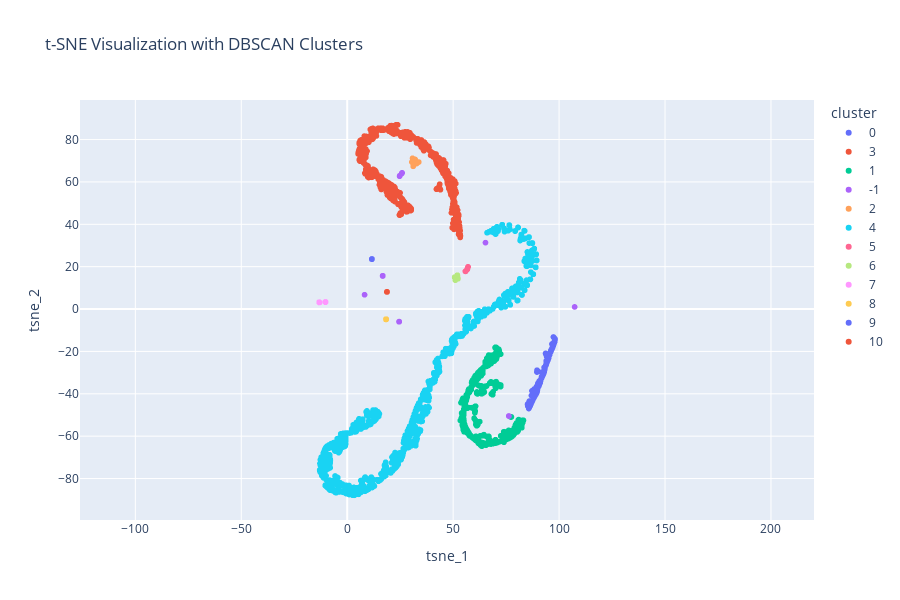

The notebook cell saved with this chart:
### Markdown cell above
## Section 4: Enhancing Clustering with DBSCAN

After mapping the website visitors' behaviors into a visual and understandable format using t-SNE, we further refine our analysis by applying DBSCAN (Density-Based Spatial Clustering of Applications with Noise). This clustering technique is particularly effective for identifying high-density clusters and distinguishing outliers, providing a nuanced understanding of visitor groupings.

### Why DBSCAN?

DBSCAN stands apart due to its ability to form clusters based on density, making it adept at handling:
- **Variably shaped clusters**: Unlike k-means, DBSCAN does not assume clusters to be spherical.
- **Noise and outliers**: DBSCAN can identify and separate outliers from core clusters.

By integrating DBSCAN with our t-SNE results, we aim to:
- **Identify core clusters** of similar visitor behaviors.
- **Detect outliers** that do not fit into any primary cluster.
- **Understand the spatial distribution** of clusters and outliers in the 2D t-SNE space.

This step is crucial for our clustering analysis, offering a comprehensive view of visitor behaviors and interactions on the website.

### Code cell
from sklearn.cluster import DBSCAN

# Create DBSCAN instance with customized parameters
dbscan = DBSCAN(eps=4.0, min_samples=20)

# Fit DBSCAN to the t-SNE results
dbscan.fit(df_tsne)

# Add the cluster labels to the original DataFrame
df['cluster'] = dbscan.labels_

# Convert the 'cluster' column to a categorical type for better visualization
df['cluster'] = df['cluster'].astype('category')
df = pd.concat([df, df_tsne], axis=1)

import plotly.express as px

# Create the scatter plot with DBSCAN clusters
fig = px.scatter(df, x='tsne_1', y='tsne_2', color='cluster', title='t-SNE Visualization with DBSCAN Clusters')

# Ensure equal aspect ratio for accurate representation
fig.update_xaxes(scaleanchor="y", scaleratio=1)
fig.update_yaxes(scaleanchor="x", scaleratio=1)

# Adjust the layout for clarity
fig.update_layout(height=600)

# Display the plot
fig.show()

### Figure 1 — Plotly figure (JSON) as saved in the notebook; plotly's stock layout.template omitted (floating-point values rounded to 4 significant figures; data arrays with more than 128 entries replaced by an {"elided": "..."} marker saying what was removed)
{"data": [{"hovertemplate": "cluster=0<br>tsne_1=%{x}<br>tsne_2=%{y}<extra></extra>", "legendgroup": "0", "marker": {"color": "#636efa", "symbol": "circle"}, "mode": "markers", "name": "0", "showlegend": true, "type": "scattergl", "x": {"elided": "236 float values"}, "xaxis": "x", "y": {"elided": "236 float values"}, "yaxis": "y"}, {"hovertemplate": "cluster=3<br>tsne_1=%{x}<br>tsne_2=%{y}<extra></extra>", "legendgroup": "3", "marker": {"color": "#EF553B", "symbol": "circle"}, "mode": "markers", "name": "3", "showlegend": true, "type": "scattergl", "x": {"elided": "956 float values"}, "xaxis": "x", "y": {"elided": "956 float values"}, "yaxis": "y"}, {"hovertemplate": "cluster=1<br>tsne_1=%{x}<br>tsne_2=%{y}<extra></extra>", "legendgroup": "1", "marker": {"color": "#00cc96", "symbol": "circle"}, "mode": "markers", "name": "1", "showlegend": true, "type": "scattergl", "x": {"elided": "662 float values"}, "xaxis": "x", "y": {"elided": "662 float values"}, "yaxis": "y"}, {"hovertemplate": "cluster=-1<br>tsne_1=%{x}<br>tsne_2=%{y}<extra></extra>", "legendgroup": "-1", "marker": {"color": "#ab63fa", "symbol": "circle"}, "mode": "markers", "name": "-1", "showlegend": true, "type": "scattergl", "x": [76.26, 76.27, 76.33, 25.78, 25.9, 25.83, 25.83, 25.72, 25.69, 24.77, 24.72, 107.3, 65.27, 24.5, 24.5, 24.5, 24.5, 24.5, 24.5, 24.5, 24.5, 8.193, 16.75, 16.75, 16.75, 16.75, 16.75, 16.75, 16.75, 16.75, 16.75, 16.75, 16.75, 16.75, 16.75, 16.75, 16.75], "xaxis": "x", "y": [-50.48, -50.48, -50.53, 63.99, 64.3, 64.19, 64.19, 63.92, 63.97, 62.92, 62.68, 0.9886, 31.35, -5.972, -5.972, -5.972, -5.972, -5.972, -5.972, -5.972, -5.972, 6.751, 15.65, 15.65, 15.65, 15.65, 15.65, 15.65, 15.65, 15.65, 15.65, 15.65, 15.65, 15.65, 15.65, 15.65, 15.65], "yaxis": "y"}, {"hovertemplate": "cluster=2<br>tsne_1=%{x}<br>tsne_2=%{y}<extra></extra>", "legendgroup": "2", "marker": {"color": "#FFA15A", "symbol": "circle"}, "mode": "markers", "name": "2", "showlegend": true, "type": "scattergl", "x": [31.14, 31.24, 31.27, 31.39, 31.29, 30.93, 31.95, 31.05, 32.38, 30.52, 31.01, 32.76, 30.72, 31.23, 30.98, 30.99, 31.68, 31.44, 33.77, 31.88, 31.02, 32.08, 30.83], "xaxis": "x", "y": [67.36, 67.63, 67.95, 68.54, 68.98, 69.12, 68.86, 69.45, 68.81, 69.38, 69.59, 68.66, 69.64, 69.87, 69.98, 70.05, 70.39, 70.54, 69.37, 70.6, 70.88, 70.59, 71.16], "yaxis": "y"}, {"hovertemplate": "cluster=4<br>tsne_1=%{x}<br>tsne_2=%{y}<extra></extra>", "legendgroup": "4", "marker": {"color": "#19d3f3", "symbol": "circle"}, "mode": "markers", "name": "4", "showlegend": true, "type": "scattergl", "x": {"elided": "1800 float values"}, "xaxis": "x", "y": {"elided": "1800 float values"}, "yaxis": "y"}, {"hovertemplate": "cluster=5<br>tsne_1=%{x}<br>tsne_2=%{y}<extra></extra>", "legendgroup": "5", "marker": {"color": "#FF6692", "symbol": "circle"}, "mode": "markers", "name": "5", "showlegend": true, "type": "scattergl", "x": [57.03, 57.03, 57.0, 56.7, 56.7, 56.7, 56.7, 56.7, 56.7, 56.7, 56.7, 56.41, 55.82, 55.82, 55.82, 55.82, 55.82, 55.82, 55.82, 55.82], "xaxis": "x", "y": [19.92, 19.92, 19.83, 18.82, 18.82, 18.82, 18.82, 18.82, 18.82, 18.82, 18.82, 18.46, 17.82, 17.82, 17.82, 17.82, 17.82, 17.82, 17.82, 17.82], "yaxis": "y"}, {"hovertemplate": "cluster=6<br>tsne_1=%{x}<br>tsne_2=%{y}<extra></extra>", "legendgroup": "6", "marker": {"color": "#B6E880", "symbol": "circle"}, "mode": "markers", "name": "6", "showlegend": true, "type": "scattergl", "x": [52.22, 52.22, 52.22, 52.22, 52.22, 52.22, 51.04, 52.22, 52.22, 52.22, 52.22, 52.22, 52.22, 52.22, 52.22, 52.22, 52.22, 52.22, 52.22, 52.22, 52.22, 52.22, 52.22, 52.22, 52.22, 52.22, 52.22, 52.22, 52.22, 50.77, 50.77, 50.77, 50.77, 50.77, 50.77, 50.77, 50.77, 51.98, 50.77, 50.77, 50.77, 50.77, 50.77, 50.77, 50.77, 51.98, 51.98, 50.77, 51.98, 51.98, 51.98, 51.98, 51.98, 51.98, 51.98, 51.98, 51.98, 51.98, 51.98, 50.77, 50.77, 50.77, 50.77, 50.77, 50.77, 51.98, 51.98, 51.98], "xaxis": "x", "y": [14.38, 14.38, 14.38, 14.38, 14.38, 14.38, 13.62, 14.38, 14.38, 14.38, 14.38, 14.38, 14.38, 14.38, 14.38, 14.38, 14.38, 14.38, 14.38, 14.38, 14.38, 14.38, 14.38, 14.38, 14.38, 14.38, 14.38, 14.38, 14.38, 14.96, 14.96, 14.96, 14.96, 14.96, 14.96, 14.96, 14.96, 15.9, 14.96, 14.96, 14.96, 14.96, 14.96, 14.96, 14.96, 15.9, 15.9, 14.96, 15.9, 15.9, 15.9, 15.9, 15.9, 15.9, 15.9, 15.9, 15.9, 15.9, 15.9, 14.96, 14.96, 14.96, 14.96, 14.96, 14.96, 15.9, 15.9, 15.9], "yaxis": "y"}, {"hovertemplate": "cluster=7<br>tsne_1=%{x}<br>tsne_2=%{y}<extra></extra>", "legendgroup": "7", "marker": {"color": "#FF97FF", "symbol": "circle"}, "mode": "markers", "name": "7", "showlegend": true, "type": "scattergl", "x": {"elided": "11084 float values"}, "xaxis": "x", "y": {"elided": "11084 float values"}, "yaxis": "y"}, {"hovertemplate": "cluster=8<br>tsne_1=%{x}<br>tsne_2=%{y}<extra></extra>", "legendgroup": "8", "marker": {"color": "#FECB52", "symbol": "circle"}, "mode": "markers", "name": "8", "showlegend": true, "type": "scattergl", "x": [18.32, 18.32, 18.32, 18.32, 18.32, 18.32, 18.32, 18.32, 18.32, 18.32, 18.32, 18.32, 18.32, 18.32, 18.32, 18.32, 18.32, 18.32, 18.32, 18.32, 18.32, 18.32, 18.32, 18.32, 18.32, 18.32, 18.32, 18.32, 18.32, 18.32, 18.32, 18.32, 18.32, 18.32, 18.32, 18.32, 18.32, 18.32, 18.32, 18.32, 18.32, 18.32, 18.32, 18.32, 18.32, 18.32, 18.32, 18.32, 18.32, 18.32, 18.32, 18.32, 18.32, 18.32, 18.32, 18.32, 18.32, 18.32, 18.32, 18.32, 18.32, 18.32, 18.32, 18.32, 18.32, 18.32, 18.32, 18.32, 18.32, 18.32, 18.32, 18.32, 18.32, 18.32, 18.32, 18.32, 18.32, 18.32, 18.32, 18.32, 18.32, 18.32, 18.32, 18.32], "xaxis": "x", "y": [-4.828, -4.828, -4.828, -4.828, -4.828, -4.828, -4.828, -4.828, -4.828, -4.828, -4.828, -4.828, -4.828, -4.828, -4.828, -4.828, -4.828, -4.828, -4.828, -4.828, -4.828, -4.828, -4.828, -4.828, -4.828, -4.828, -4.828, -4.828, -4.828, -4.828, -4.828, -4.828, -4.828, -4.828, -4.828, -4.828, -4.828, -4.828, -4.828, -4.828, -4.828, -4.828, -4.828, -4.828, -4.828, -4.828, -4.828, -4.828, -4.828, -4.828, -4.828, -4.828, -4.828, -4.828, -4.828, -4.828, -4.828, -4.828, -4.828, -4.828, -4.828, -4.828, -4.828, -4.828, -4.828, -4.828, -4.828, -4.828, -4.828, -4.828, -4.828, -4.828, -4.828, -4.828, -4.828, -4.828, -4.828, -4.828, -4.828, -4.828, -4.828, -4.828, -4.828, -4.828], "yaxis": "y"}, {"hovertemplate": "cluster=9<br>tsne_1=%{x}<br>tsne_2=%{y}<extra></extra>", "legendgroup": "9", "marker": {"color": "#636efa", "symbol": "circle"}, "mode": "markers", "name": "9", "showlegend": true, "type": "scattergl", "x": [11.64, 11.64, 11.64, 11.64, 11.64, 11.64, 11.64, 11.64, 11.64, 11.64, 11.64, 11.64, 11.64, 11.64, 11.64, 11.64, 11.64, 11.64, 11.64, 11.64, 11.64, 11.64, 11.64, 11.64, 11.64, 11.64, 11.64, 11.64, 11.64, 11.64, 11.64, 11.64, 11.64, 11.64, 11.64, 11.64], "xaxis": "x", "y": [23.59, 23.59, 23.59, 23.59, 23.59, 23.59, 23.59, 23.59, 23.59, 23.59, 23.59, 23.59, 23.59, 23.59, 23.59, 23.59, 23.59, 23.59, 23.59, 23.59, 23.59, 23.59, 23.59, 23.59, 23.59, 23.59, 23.59, 23.59, 23.59, 23.59, 23.59, 23.59, 23.59, 23.59, 23.59, 23.59], "yaxis": "y"}, {"hovertemplate": "cluster=10<br>tsne_1=%{x}<br>tsne_2=%{y}<extra></extra>", "legendgroup": "10", "marker": {"color": "#EF553B", "symbol": "circle"}, "mode": "markers", "name": "10", "showlegend": true, "type": "scattergl", "x": [18.77, 18.77, 18.77, 18.77, 18.77, 18.77, 18.77, 18.77, 18.77, 18.77, 18.77, 18.77, 18.77, 18.77, 18.77, 18.77, 18.77, 18.77, 18.77, 18.77, 18.77, 18.77], "xaxis": "x", "y": [8.115, 8.115, 8.115, 8.115, 8.115, 8.115, 8.115, 8.115, 8.115, 8.115, 8.115, 8.115, 8.115, 8.115, 8.115, 8.115, 8.115, 8.115, 8.115, 8.115, 8.115, 8.115], "yaxis": "y"}], "layout": {"height": 600, "legend": {"title": {"text": "cluster"}, "tracegroupgap": 0}, "title": {"text": "t-SNE Visualization with DBSCAN Clusters"}, "xaxis": {"anchor": "y", "domain": [0, 1], "scaleanchor": "y", "scaleratio": 1, "title": {"text": "tsne_1"}}, "yaxis": {"anchor": "x", "domain": [0, 1], "scaleanchor": "x", "scaleratio": 1, "title": {"text": "tsne_2"}}}}
